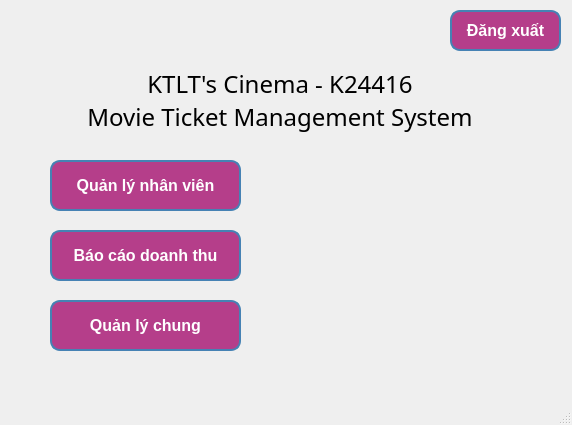
<?xml version="1.0" encoding="UTF-8"?>
<ui version="4.0">
 <class>MainWindow</class>
 <widget class="QMainWindow" name="MainWindow">
  <property name="geometry">
   <rect>
    <x>0</x>
    <y>0</y>
    <width>572</width>
    <height>425</height>
   </rect>
  </property>
  <property name="font">
   <font>
    <pointsize>18</pointsize>
   </font>
  </property>
  <property name="windowTitle">
   <string>Admin</string>
  </property>
  <property name="styleSheet">
   <string notr="true">QWidget {
        background: qlineargradient(spread:pad, x1:0, y1:0, x2:1, y2:1, 
                    stop:0 #FFF7AD, 
                    stop:0.5 #FFA9F9, 
                    stop:1 #D98BBF);
    }
</string>
  </property>
  <widget class="QWidget" name="centralwidget">
   <property name="styleSheet">
    <string notr="true">QWidget {
        background: qlineargradient(spread:pad, x1:0, y1:0, x2:1, y2:1, 
                    stop:0 #FFF7AD, 
                    stop:0.5 #FFA9F9, 
                    stop:1 #D98BBF);
    }
</string>
   </property>
   <widget class="QPushButton" name="ButtonDangxuat">
    <property name="geometry">
     <rect>
      <x>450</x>
      <y>10</y>
      <width>111</width>
      <height>41</height>
     </rect>
    </property>
    <property name="font">
     <font>
      <pointsize>-1</pointsize>
      <weight>75</weight>
      <bold>true</bold>
     </font>
    </property>
    <property name="styleSheet">
     <string notr="true"> QPushButton {
        background-color: rgb(181, 62, 138);
        color: white;
        font-size: 16px;
        font-weight: bold;
        border-radius: 10px;
        padding: 5px 10px;
        border: 2px solid #4682B4;
    }</string>
    </property>
    <property name="text">
     <string>Đăng xuất</string>
    </property>
   </widget>
   <widget class="QLabel" name="groupInfoLabel">
    <property name="geometry">
     <rect>
      <x>-20</x>
      <y>50</y>
      <width>600</width>
      <height>101</height>
     </rect>
    </property>
    <property name="font">
     <font>
      <family>Segoe UI Black</family>
      <pointsize>18</pointsize>
     </font>
    </property>
    <property name="styleSheet">
     <string notr="true">background-color:transparent</string>
    </property>
    <property name="text">
     <string>KTLT's Cinema - K24416
Movie Ticket Management System</string>
    </property>
    <property name="alignment">
     <set>Qt::AlignCenter</set>
    </property>
   </widget>
   <widget class="QLabel" name="label">
    <property name="geometry">
     <rect>
      <x>220</x>
      <y>140</y>
      <width>311</width>
      <height>231</height>
     </rect>
    </property>
    <property name="styleSheet">
     <string notr="true">background-color:transparent</string>
    </property>
    <property name="text">
     <string/>
    </property>
    <property name="pixmap">
     <pixmap>Adobe Express - file.png</pixmap>
    </property>
    <property name="scaledContents">
     <bool>true</bool>
    </property>
   </widget>
   <widget class="QPushButton" name="ButtonDoanhthu">
    <property name="geometry">
     <rect>
      <x>50</x>
      <y>230</y>
      <width>191</width>
      <height>51</height>
     </rect>
    </property>
    <property name="font">
     <font>
      <pointsize>-1</pointsize>
      <weight>75</weight>
      <bold>true</bold>
     </font>
    </property>
    <property name="styleSheet">
     <string notr="true"> QPushButton {
        background-color: rgb(181, 62, 138);
        color: white;
        font-size: 16px;
        font-weight: bold;
        border-radius: 10px;
        padding: 5px 10px;
        border: 2px solid #4682B4;
    }</string>
    </property>
    <property name="text">
     <string>Báo cáo doanh thu</string>
    </property>
   </widget>
   <widget class="QPushButton" name="ButtonNhanVien">
    <property name="geometry">
     <rect>
      <x>50</x>
      <y>160</y>
      <width>191</width>
      <height>51</height>
     </rect>
    </property>
    <property name="font">
     <font>
      <pointsize>-1</pointsize>
      <weight>75</weight>
      <bold>true</bold>
     </font>
    </property>
    <property name="styleSheet">
     <string notr="true"> QPushButton {
        background-color: rgb(181, 62, 138);
        color: white;
        font-size: 16px;
        font-weight: bold;
        border-radius: 10px;
        padding: 5px 10px;
        border: 2px solid #4682B4;
    }</string>
    </property>
    <property name="text">
     <string>Quản lý nhân viên</string>
    </property>
   </widget>
   <widget class="QPushButton" name="ButtonChung">
    <property name="geometry">
     <rect>
      <x>50</x>
      <y>300</y>
      <width>191</width>
      <height>51</height>
     </rect>
    </property>
    <property name="font">
     <font>
      <pointsize>-1</pointsize>
      <weight>75</weight>
      <bold>true</bold>
     </font>
    </property>
    <property name="styleSheet">
     <string notr="true"> QPushButton {
        background-color: rgb(181, 62, 138);
        color: white;
        font-size: 16px;
        font-weight: bold;
        border-radius: 10px;
        padding: 5px 10px;
        border: 2px solid #4682B4;
    }</string>
    </property>
    <property name="text">
     <string>Quản lý chung</string>
    </property>
   </widget>
  </widget>
  <widget class="QMenuBar" name="menubar">
   <property name="geometry">
    <rect>
     <x>0</x>
     <y>0</y>
     <width>572</width>
     <height>26</height>
    </rect>
   </property>
  </widget>
  <widget class="QStatusBar" name="statusbar"/>
 </widget>
 <resources/>
 <connections/>
</ui>
